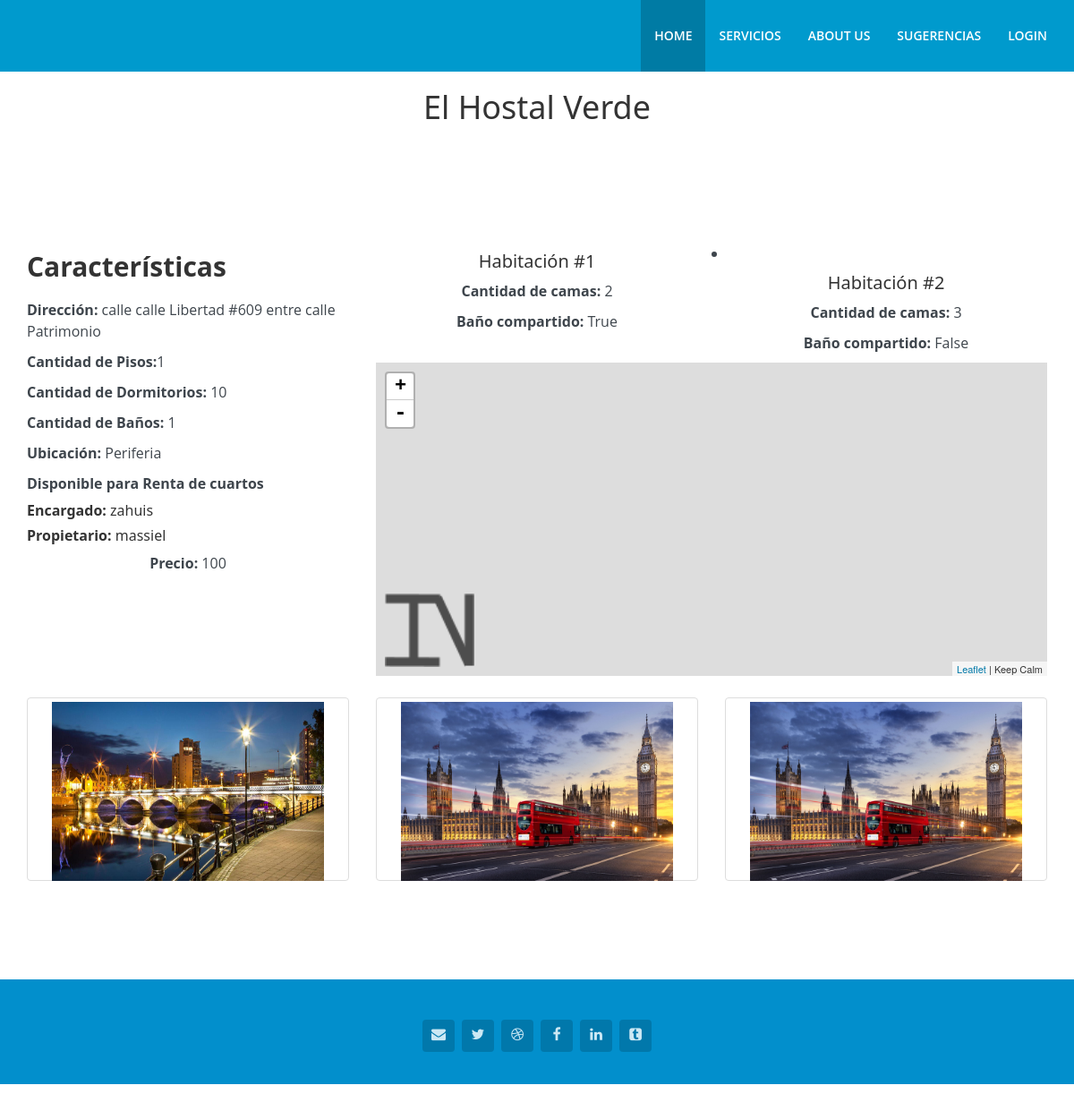
Page /pubs/places/4 on the committed database.
### inmobiliaria/models.py (models this page shows, shortened)
class Lugar(models.Model):
    nombre = models.CharField(max_length=30, default = "Hogar",blank = True)
    perito = models.ForeignKey(get_user_model(), on_delete = models.CASCADE,related_name = 'lugar_insertado')
    agente = models.ForeignKey(get_user_model(), on_delete = models.CASCADE,related_name = 'lugar_asignado')
    propietario = models.ForeignKey(get_user_model(), on_delete = models.CASCADE,related_name = 'tu_lugar')
    disponible = models.BooleanField(default = True)
    calle_principal = models.CharField(default = "calle principal", max_length = 60, blank = False,verbose_name = "calle principal")
    calle_secundaria = models.CharField(default = "calle secundaria" ,max_length = 60, blank = False,verbose_name = "calle secundaria")
    calle_secundaria_opcional = models.CharField(max_length = 60, blank = True,verbose_name = "calle secundaria (opcional)")
    ubicacion = models.CharField(choices=ubicationChoice,max_length=2)
    descripcion = models.TextField(blank = True)
    lat = models.CharField(default = "",max_length = 25)
    lng = models.CharField(default = "",max_length = 25)
    foto1 = models.ImageField(upload_to = "imagen_casa")
    foto2 = models.ImageField(upload_to = "imagen_casa")
    foto3 = models.ImageField(upload_to = "imagen_casa")
    cantidad_de_bannos = models.IntegerField(default = 1,verbose_name = "cantidad de bannos")
    cantidad_de_cuartos = models.IntegerField(default = 1,verbose_name = "cantidad de cuartos")
    cantidad_de_plantas = models.IntegerField(default = 1,verbose_name = "cantidad de plantas")
    numero_de_vivienda = models.IntegerField(default = 202,verbose_name = "numero de vivienda")
    precio_de_alquiler = models.IntegerField(default = 100,verbose_name = "precio de alquiler")
    precio_de_venta = models.IntegerField(default = 10000,verbose_name = "precio de venta")
    precio_de_subasta = models.IntegerField(default = 10000,verbose_name = "precio de subasta")
    fecha_finalizacion = models.DateField(auto_now_add = False)
    evaluacion = models.IntegerField(default = 1)
    tiene_calle_secundaria_opcional = models.BooleanField(default = True,verbose_name = "tiene calle secundaria opcional")
    municipio = models.CharField(max_length = 21, default = "10 de Octubre")
    provincia = models.CharField(max_length = 21, choices = provinceChoice, default = "LH")
    venta_o_renta = models.CharField(max_length = 20 , choices = sellChoices, default = "Venta",verbose_name = "venta o renta")
    subastable = models.BooleanField(default = True)
    chequeado = models.BooleanField(default = False)
    tags = models.ManyToManyField('Tag')
    ultimo_cambio = models.DateField(auto_now_add = True)
    def __str__(self):
        if self.nombre:
            return self.nombre
    class Meta:
        managed = True
        unique_together = (('calle_principal','calle_secundaria','calle_secundaria_opcional','numero_de_vivienda'),)
        verbose_name_plural = "Lugares"
        permissions = (
                    ("view_profile","can see personal profile"),
                    ("view_data","can see the data"),
                    )

class Cuarto(models.Model):
    casa = models.ForeignKey('Lugar', on_delete = models.CASCADE)
    cantidad_de_camas = models.IntegerField(default = 1,verbose_name = 'cantidad de camas')
    banno_compartido = models.BooleanField(default = False,verbose_name = 'banno compartido')
    tags = models.ManyToManyField('Tag')
    class Meta:
        managed = True
        verbose_name_plural = "Cuartos"

### inmobiliaria/views.py (the view, shortened to what this page needs)
# urls.py: url(r'^pubs/places/(?P<place_id>\d+)$',vista_casa, name='validar'),
def vista_casa(request,place_id):
	if request.user.has_perms(['inmobiliaria.add_lugar','inmobiliaria.change_lugar']):
		typ = 'agent'
	elif request.user.has_perms(['inmobiliaria.add_lugar']):
		typ = 'perit'
	else:
		typ = 'client'
	pendingplace = Lugar.objects.get(id = place_id)
	auction = True if pendingplace.subastable else False
	rooms = Cuarto.objects.filter(casa = pendingplace)
	roomform = CuartoForm()
	return render(request,'inmobiliaria/vista_casa.html',{'casa':pendingplace,'rooms':rooms,'roomform':roomform,'ubicacion':ubication[pendingplace.ubicacion],'auction':auction})

### templates/inmobiliaria/vista_casa.html (shortened to what this page needs)
{% extends "inmobiliaria/base2.html" %} {% block content %} {% load bootstrap %}
<section id="blog">
    <div class="heading text-center col-sm-8 col-sm-offset-2 wow fadeInUp" data-wow-duration="1000ms" data-wow-delay="300ms">
        <h1> {{ casa }} </h1>
    </div>
</section>
<section>
    <div class="container">
        <div class="row">
            <div class="col-xs-12">
            </div>
            <div class="col-xs-6 col-md-4">
                <h2><strong>Características</strong></h2>
                <p><strong>Dirección:</strong> calle {{casa.calle_principal}} #{{casa.numero_de_vivienda}} entre {{casa.calle_secundaria}} {% if casa.tiene_calle_secundaria_opcional %} y {{casa.calle_secundaria_opcional}} {% endif %}</p>
                <p><strong>Cantidad de Pisos:</strong>{{casa.cantidad_de_plantas}}</p>
                <p><strong>Cantidad de Dormitorios:</strong> {{casa.cantidad_de_cuartos}} </p>
                <p><strong>Cantidad de Baños:</strong> {{casa.cantidad_de_bannos}}</p>
                <p><strong>Ubicación:</strong> {{ubicacion}}</p>
                {% if casa.subastable and casa.venta_o_renta == 'Venta' %}
                <p><strong>Disponible para subasta</strong></p>{% else %}
                <p><strong>Disponible para {{casa.venta_o_renta}}</strong></p>
                {%endif%}
                <h6><strong>Encargado:</strong> {{casa.perito}}</h6>
                <h6><strong>Propietario:</strong> {{casa.propietario}}</h6>
                <p class="text-center"><strong>Precio:</strong> {%if casa.venta_o_renta == 'Venta'%}{{casa.precio_de_venta}}{%else%}{{casa.precio_de_alquiler}}{%endif%}</p>
            </div>
            <li>
                {% for room in rooms %}
                <div class="col-xs-4 col-md-4 text-center">
                    <h4>
                        <a href=""></a>Habitación #{{room.id}}</h4>
                    <p><strong>Cantidad de camas:</strong> {{room.cantidad_de_camas}}</p>
                    <p><strong>Baño compartido:</strong> {{room.banno_compartido}}</p>
                </div>
                {% endfor %}
            </li>
            <div class="col-xs-12 col-md-8 text-rigth">
                <div class="col-lg-12 col-md-12 col-xs-12" id="mapid" style=" height: 350px; width: 100%"></div>
            </div>
        </div>
        <br>
        <div class="row">
            <div class="col-md-4 col-sm-12">
                <div class="thumbnail">
                <a href="/media/{{ casa.foto1 }}">
                                <img src="/media/{{ casa.foto1 }}"  width="304" height="200" style="height: 200px">
                                </a>
                </div>
            </div>
            <div class="col-md-4 col-sm-12">
                <div class="thumbnail">
                <a href="/media/{{ casa.foto2 }}">
                         <img src="/media/{{ casa.foto2 }}"   width="304" height="200" style="height: 200px">
                            </a>
                </div>
            </div>
            <div class="col-md-4 col-sm-12">
                <div class="thumbnail">
                <a href="/media/{{ casa.foto3 }}">
                         <img src="/media/{{ casa.foto3 }}"   width="304" height="200" style="height: 200px">
                            </a>
                </div>
            </div>
        </div>
    </div>
</section>
{% endblock content %}

### templates/inmobiliaria/base2.html
{% extends "inmobiliaria/base.html" %}
{% block navbar %}
<div style="background-color: #009acd" class="navbar-fixed-top">
{% endblock navbar %}

### templates/inmobiliaria/base.html (shortened to what this page needs)
<!DOCTYPE html> {% load staticfiles %}
<html lang="es">
<head>
    <link href="{% static 'inmobiliaria/assets/css/bootstrap.min.css' %}" rel="stylesheet">
    <link href="{% static 'inmobiliaria/assets/css/w3.css' %}" rel="stylesheet">
    <link href="{% static 'inmobiliaria/assets/css/animate.min.css' %}" rel="stylesheet">
    <link href="{% static 'inmobiliaria/assets/css/font-awesome.min.css' %}" rel="stylesheet">
    <link href="{% static 'inmobiliaria/assets/css/lightbox.css' %}" rel="stylesheet">
    <link href="{% static 'inmobiliaria/assets/css/main.css' %}" rel="stylesheet">
    <link href="{% static 'inmobiliaria/assets/css/datatables.min.css' %}" rel="stylesheet">
    <link id="css-preset" href="{% static 'inmobiliaria/assets/css/presets/preset1.css' %}" rel="stylesheet">
    <link href="{% static 'inmobiliaria/assets/css/responsive.css' %}" rel="stylesheet">
    <link rel="stylesheet" href="{% static 'mapa/assets/leaflet/leaflet.css' %}">
    <link rel="stylesheet" href="{% static 'mapa/assets/leaflet/leaflet.awesome-markers.css' %}">
    <link rel="stylesheet" href="{% static 'mapa/assets/leaflet/leaflet.draw.css' %}">
    <link rel="stylesheet" href="{% static 'mapa/assets/css/style.css' %}">
    <link rel="stylesheet" href="{% static 'mapa/assets/leaflet/marker-cluster/MarkerCluster.css' %}" />
    <link rel="stylesheet" href="{% static 'mapa/assets/leaflet/MarkerCluster.css' %}" />
    <link rel="stylesheet" href="{% static 'mapa/assets/leaflet/MarkerCluster.Default.css' %}" />
    <link rel="stylesheet" href="{% static 'mapa/assets/leaflet/leaflet_routing/leaflet-routing-machine.css' %}" />
    <link href="{% static 'inmobiliaria/assets/fullcalendar/demo-topbar.css' %}" rel="stylesheet">
    <link href="{% static 'inmobiliaria/assets/fullcalendar/fullcalendar.min.css' %}" rel="stylesheet">
    <link href="{% static 'inmobiliaria/assets/fullcalendar/fullcalendar.print.css' %}" rel="stylesheet" media="print">
    <link href="{% static 'inmobiliaria/assets/fullcalendar/scheduler.min.css' %}" rel="stylesheet">
</head>
<body>
    <header id="home">
        {% block navbar %} {% endblock navbar %}
        <div class="container">
            <div class="navbar-header">
                <a class="navbar-brand" href="/">
                </a>
            </div>
            <div class="collapse navbar-collapse">
                <ul class="nav navbar-nav navbar-right">
                    <li class="scroll active">
                        <a href="/">Home</a>
                    </li>
                    <li class="scroll">
                        <a href="/#services">Servicios</a>
                    </li>
                    <li class="scroll">
                        <a href="/#about-us">About Us</a>
                    </li>
                    <li class="scroll">
                        <a href="/#portfolio">Sugerencias</a>
                    </li>
                    <li class="scroll">
                        {% if user.is_authenticated %}
                        <a href="{% url 'logout' %}">LOG ME OUT</a> {% else %}
                        <a class="b-login">LogIn</a> {% endif %}
                    </li>
                </ul>
            </div>
        </div>
        </div>
    </header>
    {% block content %} {% endblock content %}
    <footer id="footer">
        <div class="footer-top wow fadeInUp" data-wow-duration="1000ms" data-wow-delay="300ms">
            <div class="container text-center">
                <div class="social-icons">
                    <ul>
                        <li>
                            <a class="envelope" href="#">
                                <i class="fa fa-envelope"></i>
                            </a>
                        </li>
                        <li>
                            <a class="twitter" href="#">
                                <i class="fa fa-twitter"></i>
                            </a>
                        </li>
                        <li>
                            <a class="dribbble" href="#">
                                <i class="fa fa-dribbble"></i>
                            </a>
                        </li>
                        <li>
                            <a class="facebook" href="#">
                                <i class="fa fa-facebook"></i>
                            </a>
                        </li>
                        <li>
                            <a class="linkedin" href="#">
                                <i class="fa fa-linkedin"></i>
                            </a>
                        </li>
                        <li>
                            <a class="tumblr" href="#">
                                <i class="fa fa-tumblr-square"></i>
                            </a>
                        </li>
                    </ul>
                </div>
            </div>
        </div>
        <div class="footer-bottom">
        </div>
    </footer>
</body>
</html>

### templates/inmobiliaria/assets/css/w3.css (style rules this page uses)
*,*:before,*:after { box-sizing:inherit }
html { -ms-text-size-adjust:100%;-webkit-text-size-adjust:100% }
body { margin:0 }
article,aside,details,figcaption,figure,footer,header,main,menu,nav,section,summary { display:block }
a { background-color:transparent;-webkit-text-decoration-skip:objects }
img { border-style:none }
html,body { font-family:Verdana,sans-serif;font-size:15px;line-height:1.5 }
html { overflow-x:hidden }
h1,h2,h3,h4,h5,h6,.w3-slim,.w3-wide { font-family:"Segoe UI",Arial,sans-serif }
h1 { font-size:36px }
h2 { font-size:30px }
h4 { font-size:20px }
h6 { font-size:16px }
h1,h2,h3,h4,h5,h6 { font-weight:400;margin:10px 0 }
img { margin-bottom:-5px }
a { color:inherit }

### templates/inmobiliaria/assets/css/lightbox.css (style rules this page uses)
body:after { content: url(../images/lightbox/close.png) url(../images/lightbox/loading.gif) url(../images/lightbox/prev.png) url(../images/lightbox/next.png); display: none; }

### templates/inmobiliaria/assets/css/main.css (style rules this page uses)
body { font-family: 'Open Sans', sans-serif; font-size: 14px; line-height: 24px; color: #666; background-color: #fff; }
h1, h2, h3, h4, h5, h6 { color: #333; }
h2 { font-size: 30px; margin-bottom: 20px; }
a { text-decoration: none; -webkit-transition: 300ms; -moz-transition: 300ms; -o-transition: 300ms; transition: 300ms; }
section { padding: 90px 0; }
.heading { padding-bottom:90px; }
.navbar-right li a { color: #fff; text-transform: uppercase; font-size: 14px; font-weight: 600; padding-top: 30px; padding-bottom: 30px; }
.navbar-right li.active a { background-color: rgba(0,0,0,.2); }
.social-icons { margin-top:30px; text-align: center; }
.social-icons ul { list-style: none; padding: 0; margin: 0; display: inline-block; }
.social-icons ul li { float: left; margin-right: 8px; }
.social-icons ul li:last-child { margin-right: 0; }
.social-icons ul li a { color:#fff; background-color: #d9d9d9; height: 36px; width: 36px; line-height: 36px; display: block; font-size: 16px; opacity: 0.8; }
#footer { color:#fff; }
.footer-top { position: relative; padding:30px 0 }
#footer .footer-bottom { background-color: #fff; padding: 20px 0 10px; }
#footer .social-icons { margin-top: 15px; }
#footer .social-icons ul { list-style: none; padding: 0; margin: 0; }
#footer .social-icons ul li a { background-color: rgba(0,0,0,.2); border-radius: 4px; line-height: 33px; }

### templates/mapa/assets/leaflet/leaflet.css (style rules this page uses)
.leaflet-container { overflow: hidden; }
.leaflet-container.leaflet-touch-zoom { -ms-touch-action: pan-x pan-y; touch-action: pan-x pan-y; }
.leaflet-container.leaflet-touch-drag { -ms-touch-action: pinch-zoom; }
.leaflet-container.leaflet-touch-drag.leaflet-touch-drag { -ms-touch-action: none; touch-action: none; }
.leaflet-grab { cursor: -webkit-grab; cursor: -moz-grab; }
.leaflet-container { background: #ddd; outline: 0; }
.leaflet-container { font: 12px/1.5 "Helvetica Neue", Arial, Helvetica, sans-serif; }

### templates/mapa/assets/css/style.css (style rules this page uses)
*, *::after, *::before { box-sizing: border-box; }
html { font-size: 62.5%; }
body { font-size: 1.6rem; font-family: "Open Sans", sans-serif; color: #3e454c; background-color: #ffffff; }
body::after { clear: both; content: ""; display: table; }
a { color: #1784c7; text-decoration: none; }

### rows in the picture
Lugar: nombre "El Hostal Verde", calle_principal "calle Libertad", numero_de_vivienda "609", calle_secundaria "calle Patrimonio", cantidad_de_plantas "1", cantidad_de_cuartos "10", cantidad_de_bannos "1", venta_o_renta "Renta de cuartos", perito "zahuis", propietario "massiel", precio_de_alquiler "100", foto1 (picture), foto2 (picture), foto3 (picture)
Cuarto: id "1", cantidad_de_camas "2", banno_compartido "True"
Cuarto: id "2", cantidad_de_camas "3", banno_compartido "False"

### other values in the picture
{{ ubicacion }} "Periferia"
